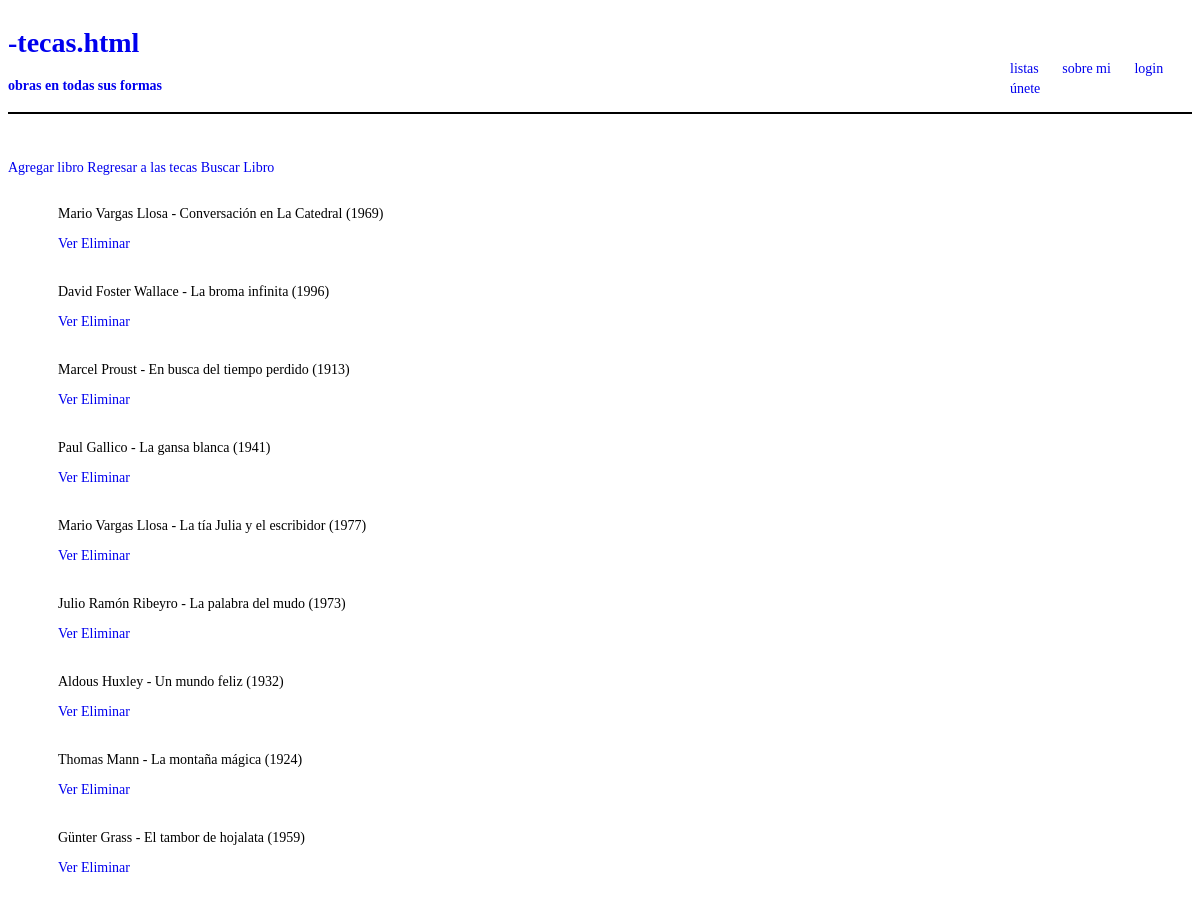
Screenshot of /lista_libro/ with the database file from the repository.
### app_a/models.py (models this page shows, shortened)
class Libro(models.Model):
    titulo = models.CharField(max_length=100)
    anio = models.IntegerField()
    autor = models.CharField(max_length=100)
    pais = models.CharField(max_length=60)
    portada = models.ImageField(upload_to='media/', null=True, blank=True)
    review = RichTextField(blank=True, null=True)

### app_a/views.py (the view)
# urls.py: path('lista_libro/', views.LibroListView.as_view(), name='lista_libro'),
class LibroListView(ListView):
    model = Libro
    template_name = 'libro/lista_libro.html'

### app_a/templates/libro/lista_libro.html (shortened to what this page needs)
{% extends 'tem/base.html' %}
{% block body %}
    <br>
    <a href={% url 'crear_libro' %}>Agregar libro</a>
    <a href={% url 'lista' %}>Regresar a las tecas</a>
    <a href={% url 'buscar_libro' %}>Buscar Libro</a>
    <ul>
        {% for libro in object_list %}
            <li>
                <p>{{libro.autor}} - {{libro.titulo}} ({{libro.anio}})</p>
                <p>
                    <a href={% url 'detalle_libro' libro.id %}>Ver</a>
                    <a href={% url 'eliminar_libro' libro.id %}>Eliminar</a>
                </p>
            </li>
        {% empty %}
            <li><h3>Aún no hay libros registrados</h3></li>
        {% endfor %}
    </ul>
{% endblock %}

### app_a/static/stc/base.css (style rules this page uses)
body { font-size: .875rem; font-family: Verdana; }
ul { list-style-type: none; }
li { margin: 0px 10px 0px 10px; padding: 2px 0px 2px 0px; }
a { text-decoration: none; }

### rows the page displays
Libro: autor "Mario Vargas Llosa", titulo "Conversación en La Catedral", anio "1969"
Libro: autor "David Foster Wallace", titulo "La broma infinita", anio "1996"
Libro: autor "Marcel Proust", titulo "En busca del tiempo perdido", anio "1913"
Libro: autor "Paul Gallico", titulo "La gansa blanca", anio "1941"
Libro: autor "Mario Vargas Llosa", titulo "La tía Julia y el escribidor", anio "1977"
Libro: autor "Julio Ramón Ribeyro", titulo "La palabra del mudo", anio "1973"
Libro: autor "Aldous Huxley", titulo "Un mundo feliz", anio "1932"
Libro: autor "Thomas Mann", titulo "La montaña mágica", anio "1924"
Libro: autor "Günter Grass", titulo "El tambor de hojalata", anio "1959"
